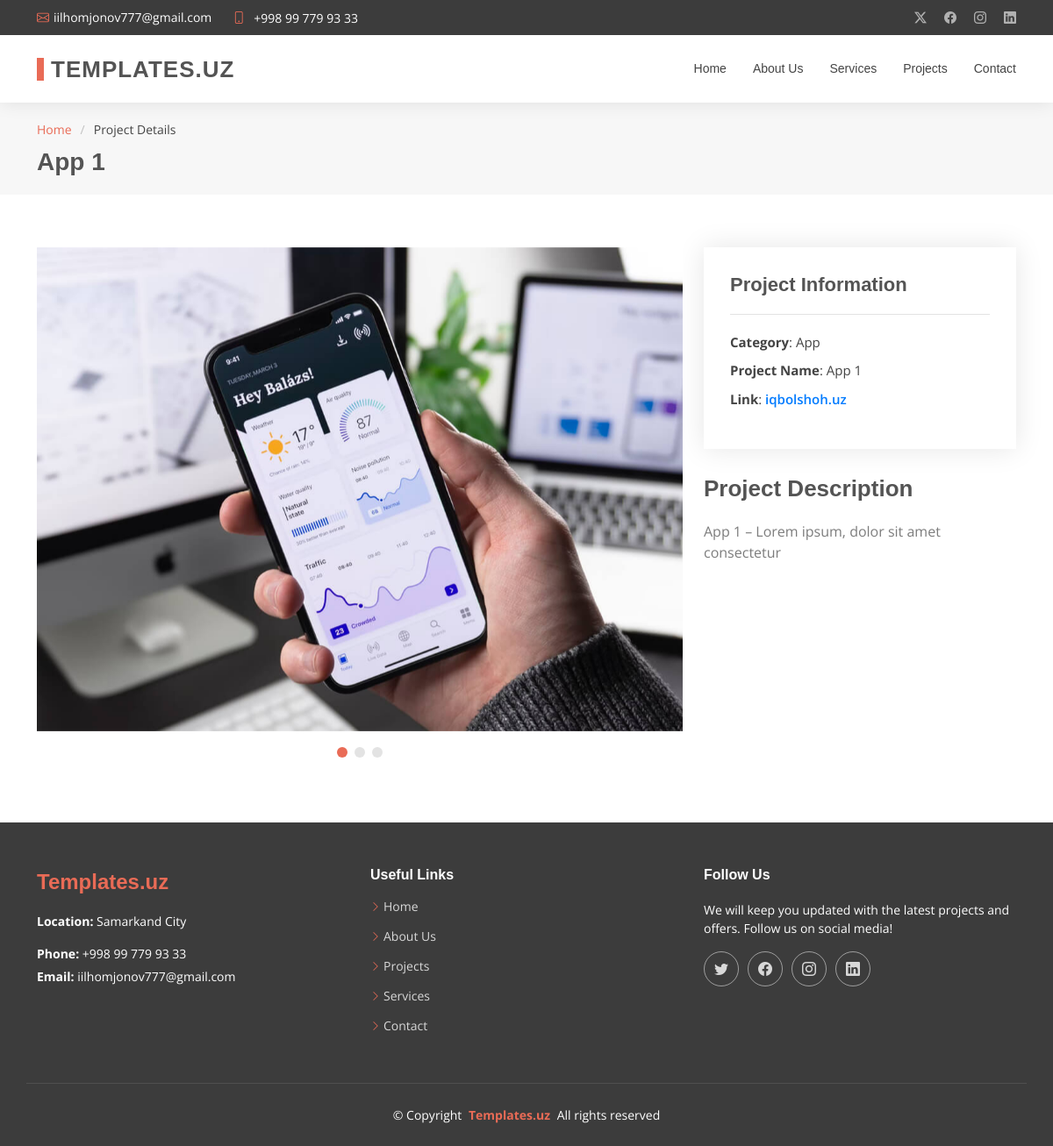
The page /project_details.php on the database its author committed.
### tables this page shows
CREATE TABLE contact_box (
    id INT AUTO_INCREMENT PRIMARY KEY,
    title VARCHAR(255),
    value VARCHAR(255),
    icon VARCHAR(255)
);

CREATE TABLE projects (
    id INT AUTO_INCREMENT PRIMARY KEY,
    category_id INT,
    project_name VARCHAR(255) NOT NULL,
    link VARCHAR(255) NOT NULL,
    description TEXT,
    FOREIGN KEY (category_id) REFERENCES category(id) ON DELETE CASCADE
);

CREATE TABLE category (
    id INT AUTO_INCREMENT PRIMARY KEY,
    category_name VARCHAR(255) NOT NULL
);

### config.php (called while the page is built, shortened)
<?php
class Database
{
    private $conn;
    public function __construct()
    {
        $this->conn = new mysqli(DB_SERVER, DB_USERNAME, DB_PASSWORD, DB_NAME);
    }
    public function executeQuery($sql, $params = [], $types = "")
    {
        $result = $this->conn->prepare($sql);
        if ($params) {
            $result->bind_param($types, ...$params);
        }
        if (!$result->execute()) {
            return "Execution error: " . $result->error;
        }
        return $result;
    }
    public function select($table, $columns = "*", $condition = "", $params = [], $types = "")
    {
        $sql = "SELECT $columns FROM $table" . ($condition ? " WHERE $condition" : "");
        $result = $this->executeQuery($sql, $params, $types);
        return $result->get_result()->fetch_all(MYSQLI_ASSOC);
    }
}

### project_details.php (the view, shortened to what this page needs)
<?php
include './config.php';
$query = new Database();
$id = $_GET['id'] ?? 1;
$project = $query->select('projects', '*', 'id = ?', [$id], 'i');
if ($project) {
  $project = $project[0];
  $category = $query->select('category', '*', 'id = ?', [$project['category_id']], 'i')[0]['category_name'] ?? 'Unknown';
  $project_images = $query->select('project_images', '*', 'project_id = ?', [$id], 'i');
  $project_images = !empty($project_images) ? array_column($project_images, 'image_url') : [];
  $title = $project['project_name'] ?? 'Project Details';
  $description = $project['description'] ?? 'Discover our latest project.';
  $project_link = $project['link'] ?? '#';
} else {
  include '404.php';
  exit;
}
?>
<!DOCTYPE html>
<html lang="en">
<head>
  <link href="assets/vendor/bootstrap/css/bootstrap.min.css" rel="stylesheet">
  <link href="assets/vendor/bootstrap-icons/bootstrap-icons.css" rel="stylesheet">
  <link href="assets/vendor/aos/aos.css" rel="stylesheet">
  <link href="assets/vendor/swiper/swiper-bundle.min.css" rel="stylesheet">
  <link href="assets/vendor/glightbox/css/glightbox.min.css" rel="stylesheet">
  <link href="assets/css/main.css" rel="stylesheet">
</head>
<body class="portfolio-details-page">
  <?php include 'includes/header.php'; ?>
  <main class="main">
    <div class="page-title" data-aos="fade">
      <div class="container">
        <nav class="breadcrumbs">
          <ol>
            <li><a href="./">Home</a></li>
            <li class="current">Project Details</li>
          </ol>
        </nav>
        <h1><?= htmlspecialchars($title) ?></h1>
      </div>
    </div>
    <section id="portfolio-details" class="portfolio-details section">
      <div class="container" data-aos="fade-up" data-aos-delay="100">
        <div class="row gy-4">
            <div class="col-lg-8">
              <div class="portfolio-details-slider swiper init-swiper">
                <div class="swiper-wrapper align-items-center">
                  <?php foreach ($project_images as $image): ?>
                    <div class="swiper-slide">
                      <img src="<?= htmlspecialchars("assets/img/projects/" . $image) ?>" alt="Project Image">
                    </div>
                  <?php endforeach; ?>
                </div>
                <div class="swiper-pagination"></div>
              </div>
            </div>
            <div class="col-lg-4">
              <div class="portfolio-info" data-aos="fade-up" data-aos-delay="200">
                <h3>Project Information</h3>
                <ul>
                  <li><strong>Category</strong>: <?= htmlspecialchars($category) ?></li>
                  <li><strong>Project Name</strong>: <?= htmlspecialchars($title) ?></li>
                  <li>
                    <strong>Link</strong>:
                    <a href="<?= htmlspecialchars($project_link) ?>" style="color: #007BFF; font-weight: 600;"
                      target="_blank">
                      <?= htmlspecialchars(str_replace(['https://', 'http://', 'www.'], '', $project_link)) ?>
                    </a>
                  </li>
                </ul>
              </div>
              <div class="portfolio-description" data-aos="fade-up" data-aos-delay="300">
                <h2>Project Description</h2>
                <p><?= htmlspecialchars($title) ?> – <?= htmlspecialchars($description) ?></p>
              </div>
            </div>
        </div>
      </div>
    </section>
  </main>
  <?php include 'includes/footer.php'; ?>
</body>
</html>

### includes/header.php (shortened to what this page needs)
<?php $contact_boxData = $query->select('contact_box'); ?>
<?php $contactData = $query->select('contact'); ?>
<header id="header" class="header sticky-top">
    <div class="topbar d-flex align-items-center dark-background">
        <div class="container d-flex justify-content-center justify-content-md-between">
            <div class="contact-info d-flex align-items-center">
                <i class="bi bi-envelope d-flex align-items-center">
                    <a href="mailto:<?php echo  $contact_boxData[2]['value']; ?>">
                        <?php echo  $contact_boxData[2]['value']; ?>
                    </a>
                </i>
                <i class="bi bi-phone d-flex align-items-center ms-4">
                    <span>
                        <a href="tel:<?php echo trim($contact_boxData[2]['value']); ?>">
                            <?php echo $contact_boxData[1]['value']; ?>
                        </a>
                    </span>
                </i>
            </div>
            <div class="social-links d-none d-md-flex align-items-center">
                <a href="https://twitter.com/<?php echo  $contactData[0]['twitter']; ?>" class="twitter"><i class="bi bi-twitter-x"></i></a>
                <a href="https://facebook.com/<?php echo  $contactData[0]['facebook']; ?>" class="facebook"><i class="bi bi-facebook"></i></a>
                <a href="https://instagram.com/<?php echo  $contactData[0]['instagram']; ?>" class="instagram"><i class="bi bi-instagram"></i></a>
                <a href="https://linkedin.com/in/<?php echo  $contactData[0]['linkedin']; ?>" class="linkedin"><i class="bi bi-linkedin"></i></a>
            </div>
        </div>
    </div>
    <div class="branding">
        <div class="container position-relative d-flex align-items-center justify-content-between">
            <a href="./" class="logo d-flex align-items-center">
                <h1 class="sitename">Templates.uz<br></h1>
            </a>
            <?php $current_page = basename($_SERVER['PHP_SELF']); ?>
            <nav id="navmenu" class="navmenu">
                <ul>
                    <li><a href="./" class="<?= ($current_page == 'index.php') ? 'active' : ''; ?>">Home</a></li>
                    <li><a href="about.php" class="<?= ($current_page == 'about.php') ? 'active' : ''; ?>">About Us</a></li>
                    <li><a href="services.php" class="<?= ($current_page == 'services.php') ? 'active' : ''; ?>">Services</a></li>
                    <li><a href="projects.php" class="<?= ($current_page == 'projects.php') ? 'active' : ''; ?>">Projects</a></li>
                    <li><a href="contact.php" class="<?= ($current_page == 'contact.php') ? 'active' : ''; ?>">Contact</a></li>
                </ul>
            </nav>
        </div>
    </div>
</header>

### includes/footer.php (shortened to what this page needs)
<footer id="footer" class="footer position-relative dark-background">
    <div class="container footer-top">
        <div class="row gy-4">
            <div class="col-lg-4 col-md-6 col-sm-12 footer-about mb-4">
                <a href="./" class="d-flex align-items-center">
                    <span class="sitename">Templates.uz</span>
                </a>
                <div class="footer-contact pt-3">
                    <p><strong>Location:</strong> <?php echo  $contact_boxData[0]['value']; ?></p>
                    <p class="mt-3"><strong>Phone:</strong> <span onclick="window.location.href='tel:<?php echo trim($contact_boxData[2]['value']); ?>'"><?php echo $contact_boxData[1]['value']; ?></span></p>
                    <p><strong>Email:</strong> <span onclick="window.location.href='mailto:<?php echo $contact_boxData[2]['value']; ?>'"><?php echo  $contact_boxData[2]['value']; ?></span></p>
                </div>
            </div>
            <div class="col-lg-4 col-md-6 col-sm-12 footer-links mb-4">
                <h4>Useful Links</h4>
                <ul>
                    <li><i class="bi bi-chevron-right"></i> <a href="./">Home</a></li>
                    <li><i class="bi bi-chevron-right"></i> <a href="about.php">About Us</a></li>
                    <li><i class="bi bi-chevron-right"></i> <a href="projects.php">Projects</a></li>
                    <li><i class="bi bi-chevron-right"></i> <a href="services.php">Services</a></li>
                    <li><i class="bi bi-chevron-right"></i> <a href="contact.php">Contact</a></li>
                </ul>
            </div>
            <div class="col-lg-4 col-md-12 footer-follow mb-4">
                <h4>Follow Us</h4>
                <p>We will keep you updated with the latest projects and offers. Follow us on social media!</p>
                <div class="social-links d-flex">
                    <a href="https://twitter.com/<?php echo  $contactData[0]['twitter']; ?>" target="_blank"><i class="bi bi-twitter"></i></a>
                    <a href="https://facebook.com/<?php echo  $contactData[0]['facebook']; ?>" target="_blank"><i class="bi bi-facebook"></i></a>
                    <a href="https://instagram.com/<?php echo  $contactData[0]['instagram']; ?>" target="_blank"><i class="bi bi-instagram"></i></a>
                    <a href="https://linkedin.com/in/<?php echo  $contactData[0]['linkedin']; ?>" target="_blank"><i class="bi bi-linkedin"></i></a>
                </div>
            </div>
        </div>
    </div>
    <div class="container copyright text-center mt-4">
        <p>© <span>Copyright</span> <strong class="px-1 sitename"><a href="https://templates.uz/">Templates.uz</a> </strong> <span>All rights reserved</span></p>
    </div>
</footer>

### includes/footer.php (style rules this page uses)
footer .sitename { color: var(--accent-color); }

### rows shown on the page
contact_box: value "iilhomjonov777@gmail.com"
contact_box: value "+998 99 779 93 33"
projects: project_name "App 1", category.category_name "App", link "iqbolshoh.uz", description "Lorem ipsum, dolor sit amet consectetur"
contact_box: value "Samarkand City"
